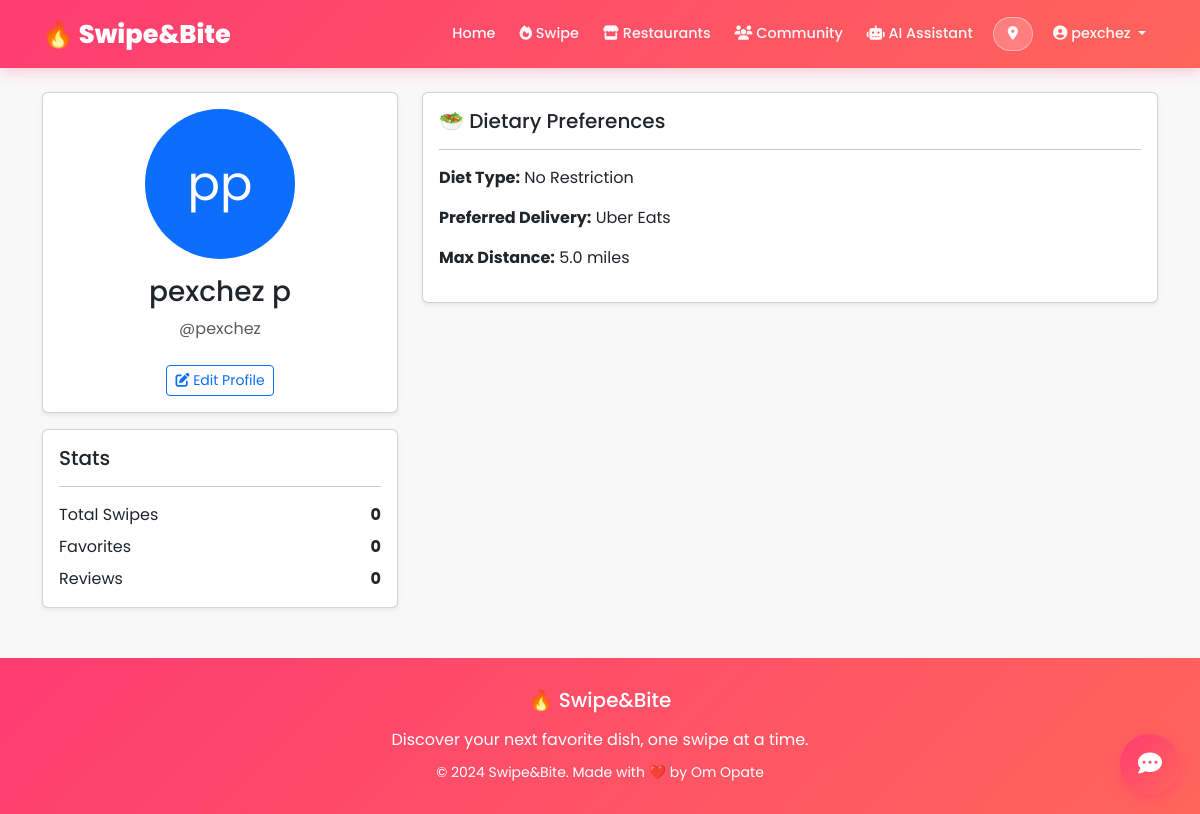
Before: /accounts/profile/ (signed in) with the older database file.
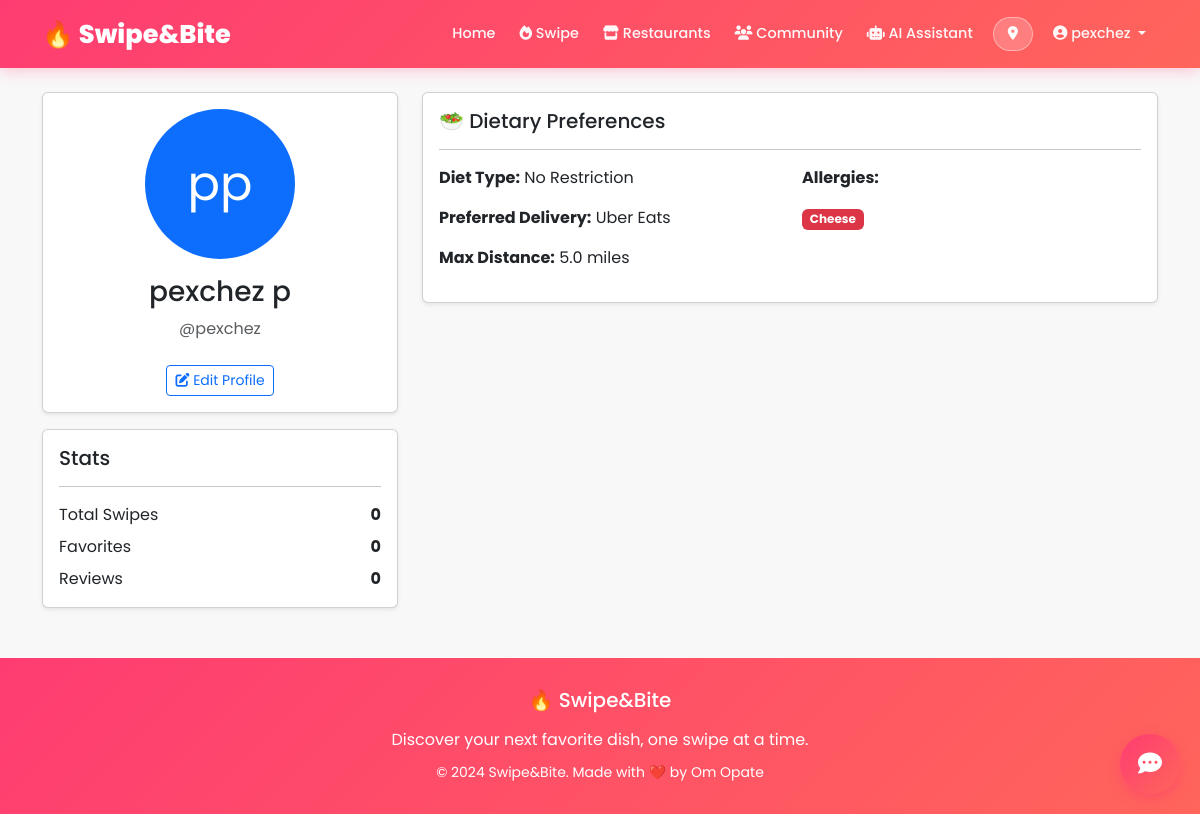
After: the same page with the newer database file.
### accounts/models.py (models this page shows, shortened)
class UserProfile(models.Model):
    DIET_CHOICES = [
        ('none', 'No Restriction'),
        ('vegetarian', 'Vegetarian'),
        ('vegan', 'Vegan'),
        ('pescatarian', 'Pescatarian'),
        ('keto', 'Keto'),
        ('paleo', 'Paleo'),
        ('halal', 'Halal'),
        ('kosher', 'Kosher'),
    ]
    DELIVERY_CHOICES = [
        ('ubereats', 'Uber Eats'),
        ('doordash', 'DoorDash'),
        ('grubhub', 'Grubhub'),
    ]
    user = models.OneToOneField(User, on_delete=models.CASCADE, related_name='profile')
    city = models.CharField(max_length=100, blank=True)
    bio = models.TextField(max_length=500, blank=True)
    profile_picture = models.ImageField(upload_to='profile_pics/', blank=True, null=True)
    diet_type = models.CharField(max_length=20, choices=DIET_CHOICES, default='none')
    allergies = models.TextField(
        blank=True,
        help_text="Comma-separated list of allergies (e.g., peanuts, shellfish, dairy)"
    )
    favorite_cuisines = models.TextField(
        blank=True,
        help_text="Comma-separated list of favorite cuisines (e.g., Italian, Mexican, Chinese)"
    )
    daily_calorie_goal = models.IntegerField(null=True, blank=True)
    protein_goal = models.IntegerField(null=True, blank=True, help_text="grams")
    carbs_goal = models.IntegerField(null=True, blank=True, help_text="grams")
    fat_goal = models.IntegerField(null=True, blank=True, help_text="grams")
    preferred_delivery_app = models.CharField(
        max_length=20,
        choices=DELIVERY_CHOICES,
        default='ubereats'
    )
    max_distance_miles = models.FloatField(default=5.0, help_text="Maximum distance for restaurants")
    created_at = models.DateTimeField(auto_now_add=True)
    updated_at = models.DateTimeField(auto_now=True)
    def get_allergies_list(self):
        if self.allergies:
            return [a.strip() for a in self.allergies.split(',')]
        return []
    class Meta:
        verbose_name = "User Profile"
        verbose_name_plural = "User Profiles"

### accounts/views.py (the view)
# urls.py: path('profile/', views.profile_view, name='profile'),
@login_required
def profile_view(request):
    profile = request.user.profile
    context = {
        'profile': profile,
        'user': request.user,
    }
    return render(request, 'accounts/profile.html', context)

### dishes/context_processors.py (called while the page is built)
def user_location(request):
    location = request.session.get('user_location')
    return {
        'user_location': location
    }

### templates/accounts/profile.html (shortened to what this page needs)
{% extends 'base.html' %}
{% load static %}
{% block content %}
<div class="container mt-4">
    <div class="row">
        <div class="col-md-4">
            <div class="card shadow-sm">
                <div class="card-body text-center">
                    {% if profile.profile_picture %}
                        <img src="{{ profile.profile_picture.url }}" alt="Profile Picture" class="rounded-circle mb-3" style="width: 150px; height: 150px; object-fit: cover;">
                    {% else %}
                        <div class="rounded-circle bg-primary text-white d-flex align-items-center justify-content-center mx-auto mb-3" style="width: 150px; height: 150px; font-size: 48px;">
                            {{ user.first_name.0 }}{{ user.last_name.0 }}
                        </div>
                    {% endif %}
                    <h3>{{ user.get_full_name }}</h3>
                    <p class="text-muted">@{{ user.username }}</p>
                    <a href="{% url 'accounts:profile_edit' %}" class="btn btn-outline-primary btn-sm mt-2">
                        <i class="fas fa-edit"></i> Edit Profile
                    </a>
                </div>
            </div>
            <div class="card shadow-sm mt-3">
                <div class="card-body">
                    <h5 class="card-title">Stats</h5>
                    <hr>
                    <div class="d-flex justify-content-between mb-2">
                        <span>Total Swipes</span>
                        <strong>{{ total_swipes|default:0 }}</strong>
                    </div>
                    <div class="d-flex justify-content-between mb-2">
                        <span>Favorites</span>
                        <strong>{{ favorites_count|default:0 }}</strong>
                    </div>
                    <div class="d-flex justify-content-between">
                        <span>Reviews</span>
                        <strong>{{ reviews_count|default:0 }}</strong>
                    </div>
                </div>
            </div>
        </div>
        <div class="col-md-8">
            <div class="card shadow-sm mb-3">
                <div class="card-body">
                    <h5 class="card-title">🥗 Dietary Preferences</h5>
                    <hr>
                    <div class="row">
                        <div class="col-md-6">
                            <p><strong>Diet Type:</strong> {{ profile.get_diet_type_display }}</p>
                            <p><strong>Preferred Delivery:</strong> {{ profile.get_preferred_delivery_app_display }}</p>
                            <p><strong>Max Distance:</strong> {{ profile.max_distance_miles }} miles</p>
                        </div>
                        <div class="col-md-6">
                            {% if profile.allergies %}
                                <p><strong>Allergies:</strong></p>
                                <div class="mb-2">
                                    {% for allergy in profile.get_allergies_list %}
                                        <span class="badge bg-danger">{{ allergy }}</span>
                                    {% endfor %}
                                </div>
                            {% endif %}
                        </div>
                    </div>
                </div>
            </div>
        </div>
    </div>
</div>
{% endblock %}

### templates/base.html (shortened to what this page needs)
<!DOCTYPE html>
<html lang="en">
<head>
    {% load static %}
    <link href="https://cdn.jsdelivr.net/npm/bootstrap@5.3.0/dist/css/bootstrap.min.css" rel="stylesheet">
    <link rel="stylesheet" href="https://cdnjs.cloudflare.com/ajax/libs/font-awesome/6.4.0/css/all.min.css">
    <link rel="stylesheet" href="{% static 'css/swipe&bite.css' %}">
</head>
<body>
    <nav class="navbar navbar-expand-lg navbar-dark">
        <div class="container">
            <a class="navbar-brand" href="{% url 'home' %}">🔥 Swipe&Bite</a>
            <div class="collapse navbar-collapse" id="navbarNav">
                <ul class="navbar-nav ms-auto align-items-center">
                    <li class="nav-item">
                        <a class="nav-link" href="{% url 'home' %}">Home</a>
                    </li>
                    {% if user.is_authenticated %}
                        <li class="nav-item">
                            <a class="nav-link" href="{% url 'swipes:swipe_feed' %}">
                                <i class="fas fa-fire"></i> Swipe
                            </a>
                        </li>
                    {% endif %}
                    <li class="nav-item">
                        <a class="nav-link" href="{% url 'dishes:restaurant_list' %}">
                            <i class="fas fa-store"></i> Restaurants
                        </a>
                    </li>
                    <li class="nav-item">
                        <a class="nav-link" href="{% url 'community:community_home' %}">
                            <i class="fas fa-users"></i> Community
                        </a>
                    </li>
                    <li class="nav-item">
                        <a class="nav-link" href="{% url 'recommender:recommender_home' %}">
                            <i class="fas fa-robot"></i> AI Assistant
                        </a>
                    </li>
                    <li class="nav-item ms-2">
                        <button class="location-btn" data-bs-toggle="modal" data-bs-target="#locationModal">
                            <i class="fas fa-map-marker-alt"></i>
                        </button>
                    </li>
                    {% if user.is_authenticated %}
                        <li class="nav-item dropdown ms-2">
                            <a class="nav-link dropdown-toggle" href="#" role="button" data-bs-toggle="dropdown">
                                <i class="fas fa-user-circle"></i> {{ user.username }}
                            </a>
                        </li>
                    {% else %}
                        <li class="nav-item ms-2">
                            <a class="btn btn-outline-light btn-sm" href="{% url 'accounts:login' %}">Login</a>
                        </li>
                    {% endif %}
                </ul>
            </div>
        </div>
    </nav>
    <div id="chatbotWidget">
        <button id="chatbotToggle" onclick="toggleChatbot()">
            <i class="fas fa-comment-dots"></i>
        </button>
    </div>
    <div class="content-wrapper">
        {% block content %}{% endblock %}
    </div>
    <footer class="text-center">
        <div class="container">
            <h5 class="mb-3">🔥 Swipe&Bite</h5>
            <p class="mb-2">Discover your next favorite dish, one swipe at a time.</p>
            <small>&copy; 2024 Swipe&Bite. Made with ❤️ by Om Opate</small>
        </div>
    </footer>
</body>
</html>

### templates/base.html (style rules this page uses)
:root { --tinder-primary: #FE3C72; --tinder-secondary: #FF6B6B; --tinder-gradient: linear-gradient(135deg, #FE3C72 0%, #FF655B 100%); --tinder-dark: #21262E; --tinder-light: #F8F8F8; }
body { font-family: 'Poppins', sans-serif; background: var(--tinder-light); min-height: 100vh; }
.navbar { background: var(--tinder-gradient) !important; box-shadow: 0 2px 15px rgba(254, 60, 114, 0.3); padding: 10px 0; }
.navbar-brand { font-weight: 800; font-size: 1.6rem; color: white !important; }
.nav-link { color: rgba(255,255,255,0.95) !important; font-weight: 500; transition: all 0.3s; padding: 6px 12px !important; border-radius: 20px; font-size: 0.9rem; }
.location-btn { background: rgba(255, 255, 255, 0.2); border: 1px solid rgba(255, 255, 255, 0.4); color: white; padding: 6px 14px; border-radius: 20px; font-size: 0.85rem; font-weight: 500; transition: all 0.3s; }
#chatbotWidget { position: fixed; bottom: 20px; right: 20px; z-index: 1000; }
#chatbotToggle { width: 60px; height: 60px; border-radius: 50%; background: var(--tinder-gradient); border: none; color: white; font-size: 24px; box-shadow: 0 4px 12px rgba(254, 60, 114, 0.5); cursor: pointer; transition: all 0.3s; }
footer { background: var(--tinder-gradient); color: white; padding: 30px 0; margin-top: 50px; }

Changed rows visible on the page:
changed UserProfile "No Restriction": allergies empty → "Cheese" (drawn)
Other visible differences:
text now shown: "Allergies:"
new list line: "Cheese"
